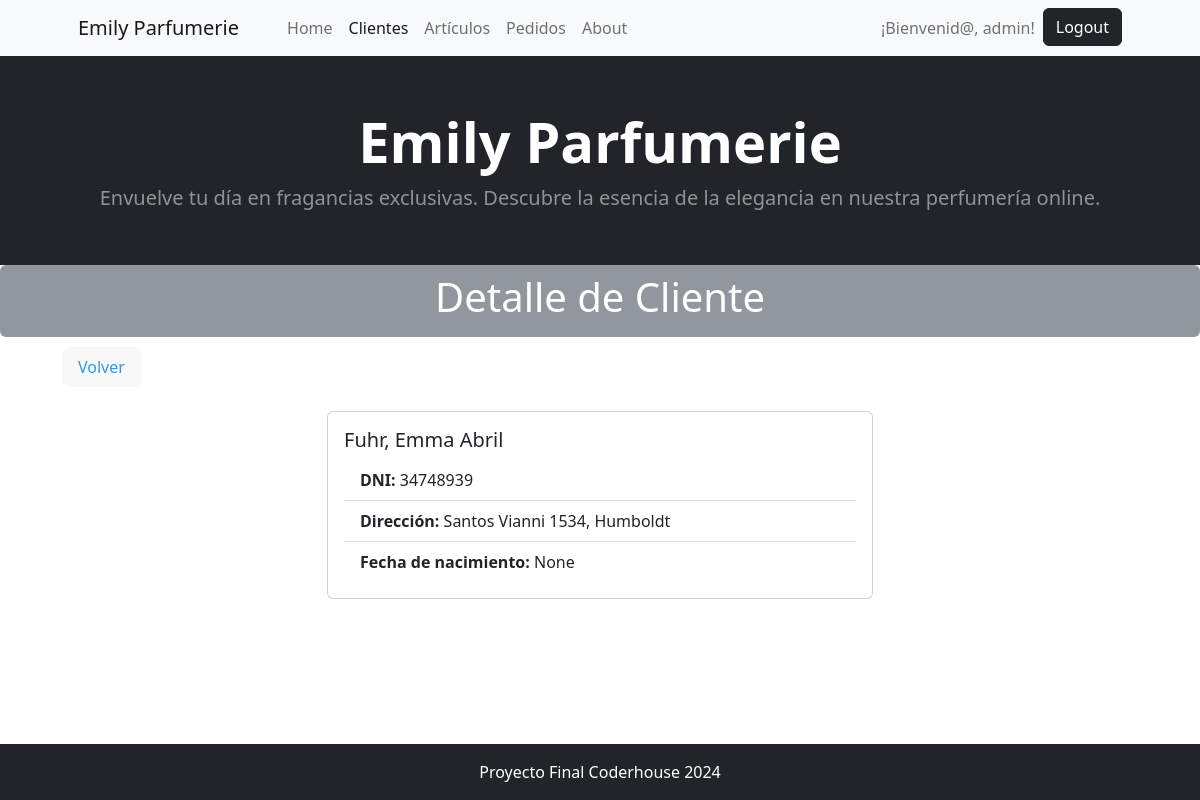
The app's page /cliente/cliente/detail/1 (signed in) with its own data.
### cliente/models.py (models this page shows, shortened)
class Cliente(models.Model):
    nombre = models.CharField(max_length=200, verbose_name='Nombre')
    apellido = models.CharField(max_length=200, verbose_name='Apellido')
    dni = models.CharField(max_length=8,verbose_name='DNI', unique=True)
    fecha_nacimiento = models.DateField(null=True, blank=True, verbose_name="Fecha de Nacimiento")
    direccion =  models.CharField(max_length=200, verbose_name='Dirección')
    ciudad =  models.CharField(max_length=200, verbose_name='Ciudad', default='',null=False)
    class Meta:
        verbose_name_plural = "Clientes"
        verbose_name = 'Cliente'

### cliente/views.py (the view)
# urls.py: path("cliente/detail/<int:pk>", views.ClienteDetail.as_view(), name="cliente_detail"),
@method_decorator(login_required, name='dispatch')
class ClienteDetail(DetailView):
    model = models.Cliente

### cliente/templates/cliente/cliente_detail.html
{% extends 'core/base.html' %}
{% block titulo %}
    Detalle de Cliente
{% endblock titulo %}
{% block contenido %}
<div class="container">
    <div style="margin-left: 20px; margin-top: 10px; display: inline-block; background-color: #f8f8f8; color: #3498db; padding: 8px 16px; border-radius: 8px;">
        <a href="{% url 'cliente:cliente_list' %}" style="color: #3498db; text-decoration: none;">Volver</a>
    </div>
    <div class="row justify-content-center mt-4">
        <div class="col-md-6">
            <div class="card">
                <div class="card-body">
                    <h5 class="card-title">{{ object.apellido }}, {{ object.nombre }}</h5>
                    <ul class="list-group list-group-flush">
                        <li class="list-group-item"><strong>DNI:</strong> {{ object.dni }}</li>
                        <li class="list-group-item"><strong>Dirección:</strong> {{ object.direccion }}, {{ object.ciudad }}</li>
                        <li class="list-group-item"><strong>Fecha de nacimiento:</strong> {{ object.fecha_nacimiento }}</li>
                    </ul>
                </div>
            </div>
        </div>
    </div>
</div>
{% endblock contenido %}

### core/templates/core/components/navbar.html (shortened to what this page needs)
<nav class="navbar navbar-expand-lg navbar-light bg-light">
    <div class="container px-4 px-lg-5">
        <a class="navbar-brand" href="{% url 'core:home' %}">Emily Parfumerie</a>
        <div class="collapse navbar-collapse" id="navbarSupportedContent">
            <ul class="navbar-nav me-auto mb-2 mb-lg-0 ms-lg-4">
                <li class="nav-item"><a class="nav-link {% if request.path == "/" %}active{% endif %}" aria-current="page" href="{% url 'core:home' %}">Home</a></li>
            {% if user.is_authenticated %}
                <li class="nav-item"><a class="nav-link {% if "/cliente/cliente" in request.path %}active{% endif %}" href="{% url 'cliente:home' %}">Clientes</a></li>
                <li class="nav-item"><a class="nav-link {% if "/articulo/" in request.path %}active{% endif %}" href="{% url 'articulo:home' %}">Artículos</a></li>
                <li class="nav-item"><a class="nav-link {% if "cliente/pedido" in request.path %}active{% endif %}" href="{% url 'cliente:pedidos' %}">Pedidos</a></li>
            {% endif %}
                <li class="nav-item"><a class="nav-link {% if "/about/" in request.path %}active{% endif %}" href="{% url 'core:about' %}">About</a></li>
            </ul>
            <ul class="navbar-nav ml-auto">
                {% if user.is_authenticated %}
                    <li class="nav-item">
                        <a class="nav-link">¡Bienvenid@, {{ user.username }}!</a>
                    </li>
                    <li class="nav-item ">
                        <form action="{% url 'core:logout' %}" method="post">
                            <button type="submit" class="btn btn-dark ">Logout</button>
                        </form>
                    </li>
                {% else %}
                    <li class="nav-item"><a class="nav-link {% if "/login" in request.path %}active{% endif %}" href="{% url 'core:login' %}">Login</a></li>
                    <li class="nav-item"><a class="nav-link {% if "/register" in request.path %}active{% endif %}" href="{% url 'core:register' %}">Registrarse</a></li>
                {% endif %}
            </ul>
        </div>
    </div>
</nav>

### records on screen
Cliente: apellido "Fuhr", nombre "Emma Abril", dni "34748939", direccion "Santos Vianni 1534", ciudad "Humboldt", fecha_nacimiento "None"

### other values on screen
{{ user.username }} "admin"
